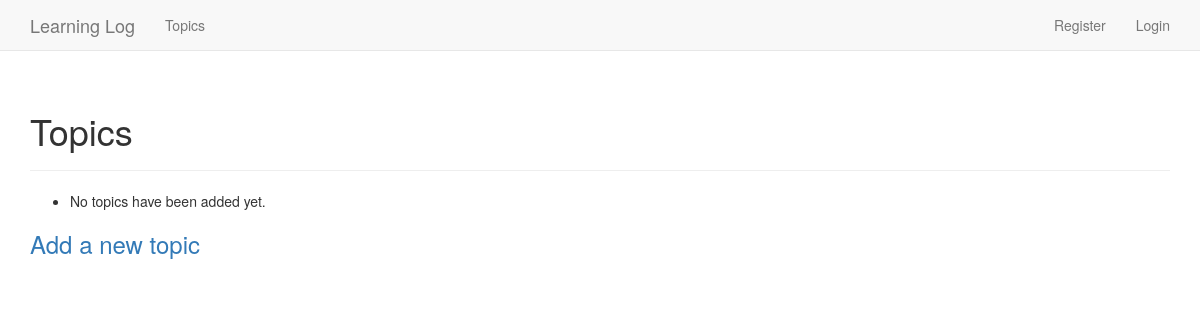
/blogs/topics/, run on an earlier commit of the app's database.
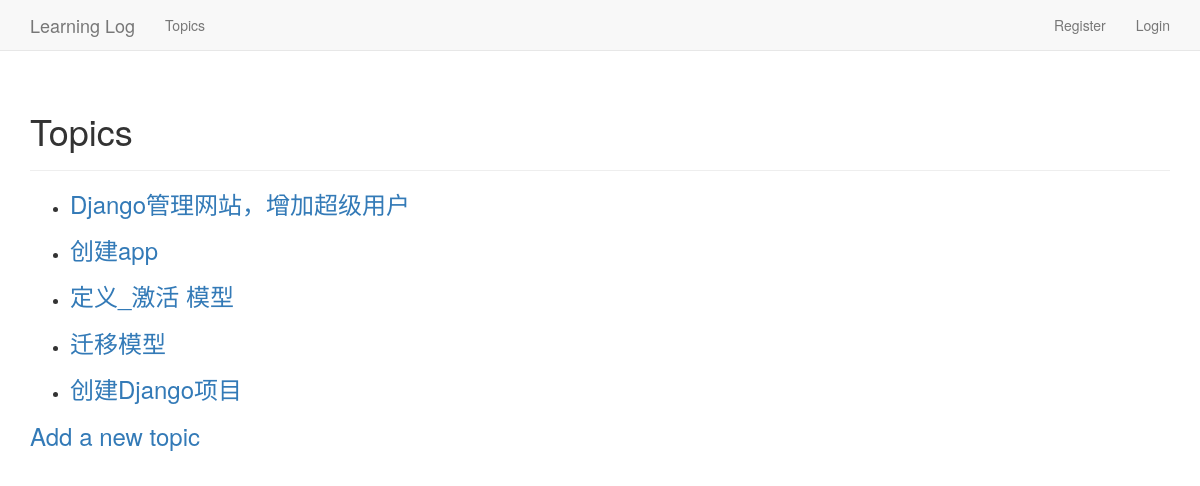
And on a later commit of the database.
### learning_blogs/models.py (models this page shows)
class Topic(models.Model):
    text = models.CharField(max_length=200)
    date_added = models.DateTimeField(auto_now_add=True)
    owner = models.ForeignKey(User)
    def __str__(self):
        return self.text

### learning_blogs/views.py (the view)
# urls.py: url(r'^topics/(?P<topic_id>\d+)/$', views.topic, name='topic'),
def topics(request):
    topics = Topic.objects.order_by('date_added')
    context = {'topics': topics}
    return render(request, 'learning_blogs/topics.html', context=context)

### learning_blogs/templates/learning_blogs/topics.html
{% extends "learning_blogs/base.html" %}
{% block header %}
<h1>Topics</h1>
{% endblock header %}
{% block content %}
<ul>
    {% for topic in topics %}
    <li>
        <h3>
            <a href="{% url 'learning_blogs:topic' topic.id %}">{{ topic }}</a>
        </h3>
    </li>
    {% empty %}
    <li>No topics have been added yet.</li>
    {% endfor %}
</ul>
<h3><a href="{% url 'learning_blogs:new_topic' %}">Add a new topic</a></h3>
{% endblock content %}

### learning_blogs/templates/learning_blogs/base.html (shortened to what this page needs)
{% load bootstrap3 %}
<!DOCTYPE html>
<html lang="en">
<head>
    {% bootstrap_css %}
</head>
<body>
<nav class="navbar navbar-default navbar-static-top">
    <div class="container">
        <div class="navbar-header">
            <a class="navbar-brand" href="{% url 'learning_blogs:index' %}"> Learning Log</a>
        </div>
        <div id="navbar" class="navbar-collapse collapse">
            <ul class="nav navbar-nav">
                <li><a href="{% url 'learning_blogs:topics' %}">Topics</a></li>
            </ul>
            <ul class="nav navbar-nav navbar-right">
                {% if user.is_authenticated %}
                <li><a>Hello, {{ user.username }}.</a></li>
                <li><a href="{% url 'users:logout' %}">Logout</a></li>
                {% else %}
                <li><a href="{% url 'users:register' %}">Register</a></li>
                <li><a href="{% url 'users:login' %}">Login</a></li>
                {% endif %}
            </ul>
        </div>
    </div>
</nav>
<div class="container">
    <div class="page-header">
        {% block header %}{% endblock header %}
    </div>
    <div>
        {% block content %}{% endblock content %}
    </div>
</div>
</body>
</html>

What changed in the data, as far as the page shows it:
added Topic: text "Django管理网站，增加超级用户"
added Topic: text "创建app"
added Topic: text "定义_激活 模型"
added Topic: text "迁移模型"
added Topic: text "创建Django项目"
Also different on the page:
text no longer shown: "No topics have been added yet."
